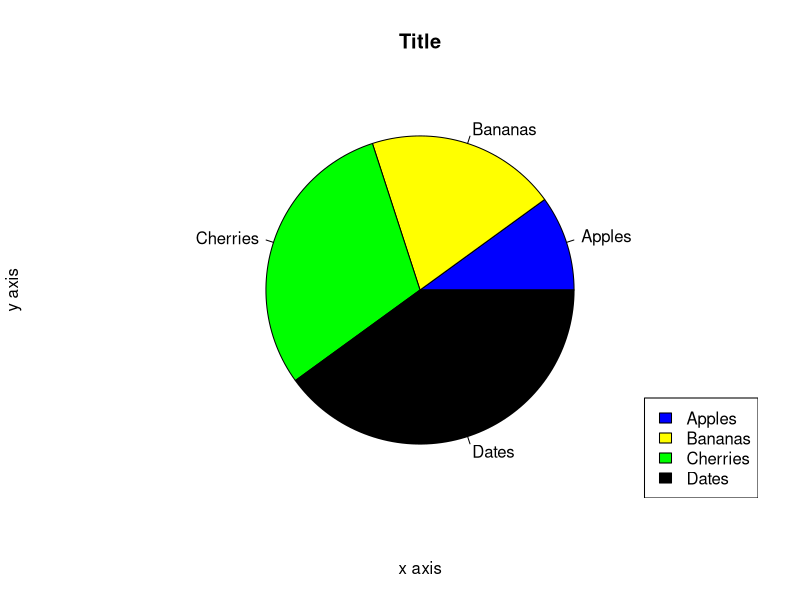

The R script that drew this image: (Note: this script raises an error after producing the figure.)
x <- c(10, 20, 30, 40)
labels <- c("Apples", "Bananas", "Cherries", "Dates")
colors <- c("blue", "yellow", "green", "black")

pie(
  x,
  main = "Title",
  xlab = "x axis",
  ylab = "y axis",
  label = labels,
  col = colors
)
legend(
  "bottomright", 
  labels, 
  fill = colors
)

#-------------------------------------------------------------#


#3-D PIE CHART

#install.packages("plot")
library(plotrix)

pie3D(
  x,
  main = "Title",
  xlab = "x axis",
  ylab = "y axis",
  label = labels,
  col = colors
)


#-------------------------------------------------------------#

#main = chart title
#xlab = x-axis title
#ylab = y-axis title
#col = chart color
#init.angle = change chart angle

#-------------------------------------------------------------#